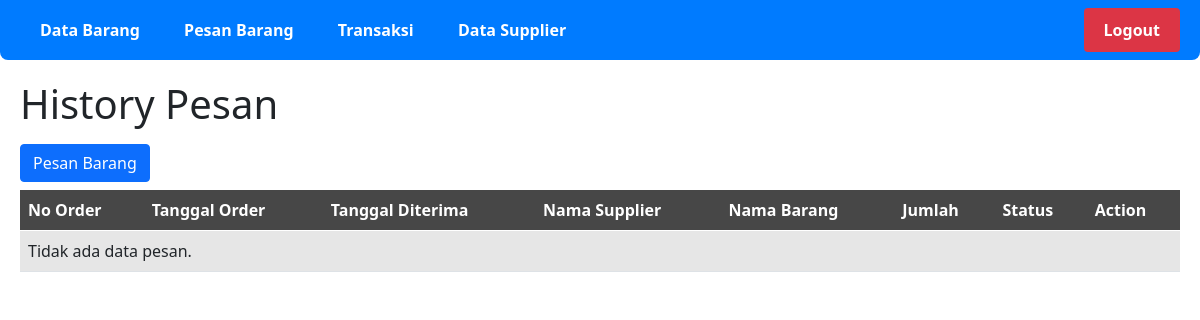
The page /admin/pesanbarang.php on the database as committed earlier.
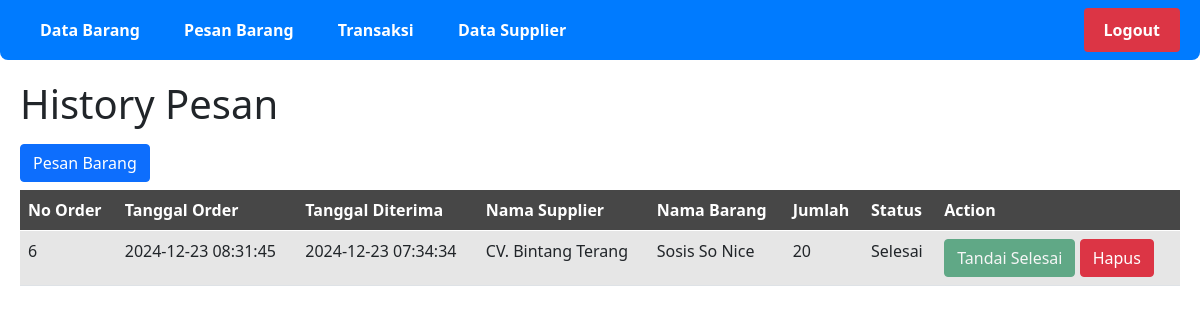
The same page on the database as committed later.
### tables this page shows
CREATE TABLE `orders` (
  `no_order` int(30) NOT NULL,
  `status` int(2) NOT NULL,
  `tanggal_order` datetime NOT NULL DEFAULT current_timestamp(),
  `tanggal_selesai` timestamp NULL DEFAULT NULL,
  `jumlah` int(30) DEFAULT NULL,
  `kode_supplier` int(30) DEFAULT NULL,
  `kode_barang` int(30) DEFAULT NULL
);

CREATE TABLE `supplier` (
  `kode_supplier` int(30) NOT NULL,
  `nama_supplier` varchar(100) DEFAULT NULL,
  `alamat` varchar(100) DEFAULT NULL,
  `no_telp` varchar(12) DEFAULT NULL,
  `username` varchar(25) DEFAULT NULL,
  `password` varchar(25) DEFAULT NULL
);

CREATE TABLE `barang` (
  `kode_barang` int(30) NOT NULL,
  `nama` varchar(100) DEFAULT NULL,
  `stok` int(30) DEFAULT NULL,
  `harga` int(30) DEFAULT NULL
);

### admin/pesanbarang.php (the view, shortened to what this page needs)
<?php
include '../connection.php';
$sql_history = "
    SELECT ob.*, b.nama AS nama_barang, s.nama_supplier
    FROM orders AS ob
    JOIN barang AS b ON ob.kode_barang = b.kode_barang
    JOIN supplier AS s ON ob.kode_supplier = s.kode_supplier
    ORDER BY ob.tanggal_order DESC";
$result_history = $conn->query($sql_history);
?>
<!DOCTYPE html>
<html lang="id">
<head>
    <link rel="stylesheet" href="https://cdnjs.cloudflare.com/ajax/libs/font-awesome/5.15.3/css/all.min.css">
    <link href="../style.css" rel="stylesheet">
    <link href="https://cdn.jsdelivr.net/npm/bootstrap@5.0.2/dist/css/bootstrap.min.css" rel="stylesheet">
</head>
<body>
    <div class="navbar">
        <div>
            <a href="index.php">Data Barang</a>
            <a href="pesanbarang.php">Pesan Barang</a>
            <a href="transaksi.php">Transaksi</a>
            <a href="supplier.php">Data Supplier</a>
        </div>
        <a href="logout.php" class="logout-button">Logout</a>
    </div>
    <div class="dashboard-container">
        <h1>History Pesan</h1>
        <div class="button-container">
            <a href="pesanbarang_tambah.php" class="btn my-2 btn-primary">Pesan Barang</a>
        </div>
        <div class="table">
 <table class="table table-striped table-hover">
                <thead class="thead">
                    <tr>
                        <th>No Order</th>
                        <th>Tanggal Order</th>
                        <th>Tanggal Diterima</th>
                        <th>Nama Supplier</th>
                        <th>Nama Barang</th>
                        <th>Jumlah</th>
                        <th>Status</th>
                        <th>Action</th>
                    </tr>
                </thead>
                <tbody>
                    <?php
                    if ($result_history->num_rows > 0) {
                        while($row = $result_history->fetch_assoc()) {
                            if ($row['status'] == 0) {
                                $status = "Sedang Diproses";
                                $disabled = "disabled";
                            } elseif ($row['status'] == 1) {
                                $status = "Sedang Dikirim";
                                $disabled = "";
                            } elseif ($row['status'] == 2) {
                                $status = "Selesai";
                                $disabled = "disabled";
                            } else {
                                $status = "Status Tidak Dikenal";
                                $disabled = "disabled";
                            }
                            echo "<tr>
                                    <td>{$row['no_order']}</td>
                                    <td>{$row['tanggal_order']}</td>
                                    <td>{$row['tanggal_selesai']}</td>
                                    <td>{$row['nama_supplier']}</td>
                                    <td>{$row['nama_barang']}</td>
                                    <td>{$row['jumlah']}</td>
                                    <td>{$status}</td>
                                    <td>
                                        <form method='POST' style='display:inline;'>
                                            <input type='hidden' name='no_order' value='{$row['no_order']}'>
                                            <button type='submit' name='update_status' class='btn btn-success' {$disabled}>Tandai Selesai</button>
                                        </form>
                                        <a href='pesanbarang.php?action=delete&no_order={$row['no_order']}' onclick='return confirm(\"Apakah Anda yakin ingin menghapus order ini?\");' class='btn btn-danger'>Hapus</a>
                                    </td>
                                  </tr>";
                        }
                    } else {
                        echo "<tr><td colspan='8'>Tidak ada data pesan.</td></tr>";
                    }
                    ?>
                </tbody>
            </table>
        </div>
    </div>
</body>
</html>

Rows that differ between the two databases and show on the page:
added orders: no_order "6", tanggal_order "2024-12-23 08:31:45", tanggal_selesai "2024-12-23 07:34:34", kode_supplier.nama_supplier "CV. Bintang Terang", kode_barang.nama "Sosis So Nice", jumlah "20", status "Selesai"
Other text that changed with them:
text no longer shown: "Tidak ada data pesan."
